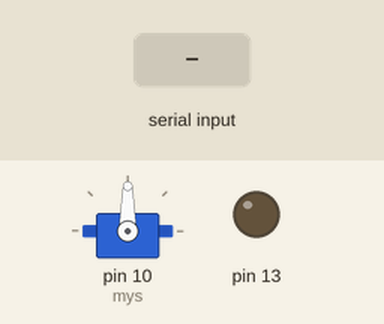
Bench run of a sketch on a simulated Arduino Uno, built with avr-gcc and run on an emulated ATmega328P. On the bench: servo, output pins drawn as LEDs (lit = HIGH). The inputs (shaded band) are chosen by the test bench.

Above: at 1.2 s.
1.3 s: byte 1 (1) received over Serial
Timing chart, 0 to 4.3 s (numbered marks = the images above; inputs shaded):
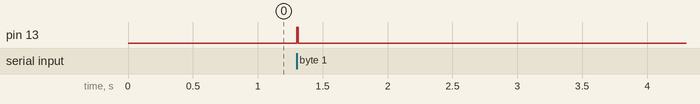

The sketch:

transmitter.ino
```cpp
#include <nRF24L01.h>
#include <printf.h>
#include <RF24.h>
#include <SPI.h>
#include <RF24_config.h>

#include <Servo.h>

Servo mys;
void setup()
{
  pinMode(13,OUTPUT);
  digitalWrite(13,LOW);
  mys.attach(10);
  /*pinMode(11, OUTPUT);
  pinMode(9, OUTPUT);
  pinMode(10, OUTPUT);
  digitalWrite(10, LOW);
  digitalWrite(9, LOW);*/
  Serial.begin(9600);
}

void loop()
{
  //double xspeed=0;
  if(Serial.available()){
    /*xspeed=codeToSpeed(Serial.read());
    //Serial.println(xspeed);
    /*if(xspeed<-0.25){
      digitalWrite(9, LOW);
      digitalWrite(10, HIGH);
      analogWrite(11,100);
      delay(400);
    }*/
    int val = Serial.read();
    if(val==1){
      //digitalWrite(10, LOW);
      //digitalWrite(9, HIGH);
      //analogWrite(11,230);
      //delay(1000);
      mys.write(90);
      digitalWrite(13,HIGH);
      //delay(2000);
      //digitalWrite(13,LOW);

    }
    delay(10);
    /*if(Serial.read() == 's'){
      digitalWrite(13,HIGH);
      delay(2000);
    }
    else{
      digitalWrite(13,LOW);
    }*/
  }
  else{
    digitalWrite(13,LOW);
    /*
      digitalWrite(10, LOW);
      digitalWrite(9, LOW);*/
  }
}

int codeToSpeed(char code){
  switch(code) {
    case 'a': return 2;
    case 'b': return 6;
    case 'c': return 10;
    case 'd': return 14;
    case 'e': return 18;
    case 'f': return 22;
    case 'g': return 26;
    case 'h': return 30;
    case 'i': return 34;
    case 'j': return 38;
    case 'k': return 42;
    case 'l': return 46;
    case 'm': return 50;
    case 'n': return 54;
    case 'o': return 58;
    case 'p': return 62;
    case 'q': return 66;
    case 'r': return 70;
    case 's': return 74;
    case 't': return 78;
    case 'u': return 82;
    case 'v': return 86;
    case 'w': return 90;
    case 'x': return 94;
    case 'y': return 98;
    case 'z': return 0;
    default: return 0;
  }
}
```

Measured:
- after the input at 1.3 s, pin 13: LOW → HIGH at once, → LOW 0.01 s later
